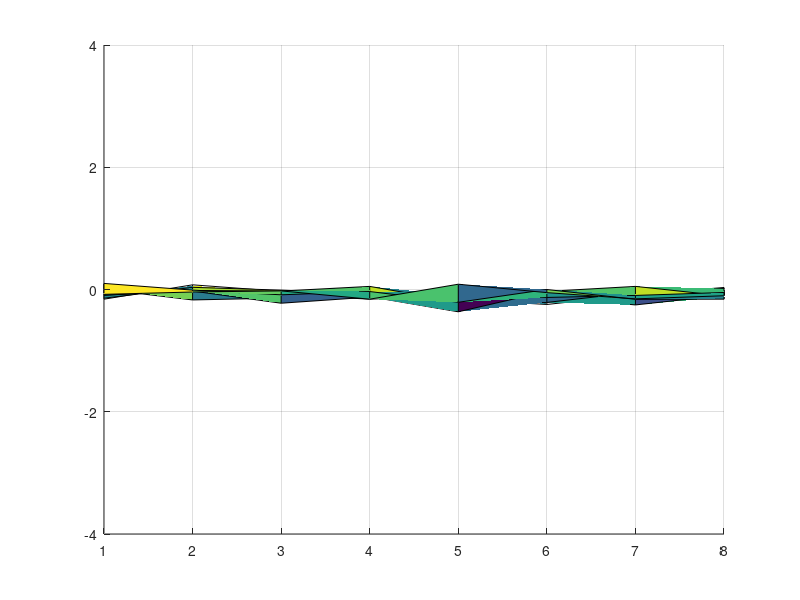

This chart was generated by the following MATLAB code:
X_Vis = csvread('M064_zz4.csv');   % Read the CSV File

% Segeregate the data in x, y, z

x = X_Vis(:,1:64);    

y = X_Vis(:,65:128);

z = X_Vis(:,129:192);
z = (z + abs(z))/2;       

len = size(z);

% Reshaping the data into (8, 8, number of time steps).

x = reshape(x',[8,8,len(1)]);
y = reshape(y',[8,8,len(1)]);
z = reshape(z',[8,8,len(1)]);

% Max value for each component.
m_x = max(x(:));
m_y = max(y(:));
m_z = max(z(:));

% Preprocessing the data, so that all the values lie between 0 and 1.
x = (x/m_x)*3;
y = y/m_y;
z = z/m_z;

a = 1:8;
b = 1:8;
[A,B] = meshgrid(a,b);


h = figure;
axis tight manual % this ensures that getframe() returns a consistent size
for n = 1:len(1)
    surf(A,B,y(:,:,n))           % Choose for which component x, y, z you want visaulize data. 
    zlim([-4 4]);                % For x and y chose limit -4 to 4 and for z chose 0 to 8.  
    view(90,0)                   % To visualise Y component use view(90,0) after surf function.
                                 % To visualise X component use view(180,0) after surf functio
     
    drawnow
    
end
